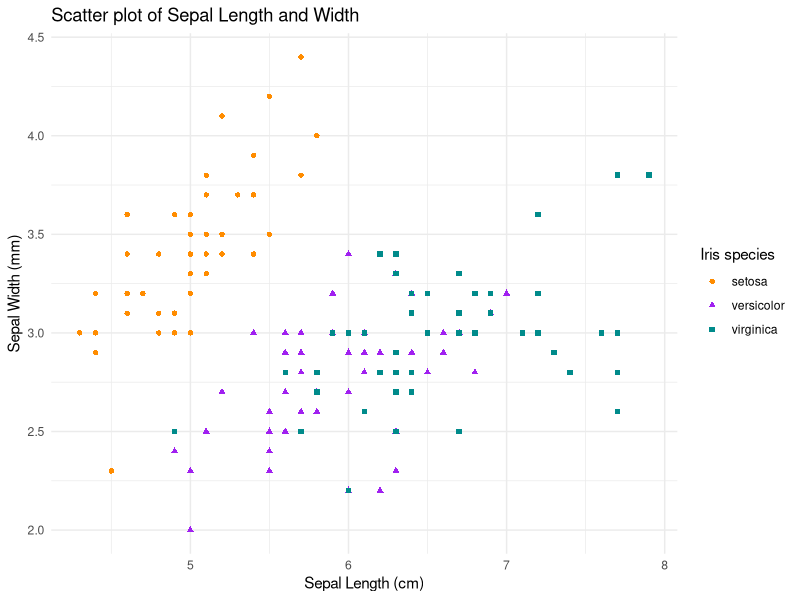

Write R code to recreate this figure.
## ---- chunk 1
#| label: load-new-packages
#| include: true
#| warning: false

library(tidyverse)
data(iris)
## ---- chunk 2
#| label: plot-iris
#| warning: false
#| echo: false

ggplot(iris, 
       aes(x = Sepal.Length, y = Sepal.Width)) +
  geom_point(aes(color = Species, shape = Species)) +
  scale_color_manual(values = c("darkorange","purple","cyan4")) +
  labs(
    title = "Scatter plot of Sepal Length and Width",
    x = "Sepal Length (cm)", y = "Sepal Width (mm)",
    color = "Iris species", shape = "Iris species"
  ) +
  theme_minimal()
